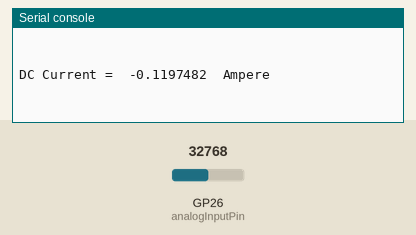
Bench run of a program on a simulated Raspberry Pi Pico running MicroPython. Parts: the last lines printed to the serial console. The inputs (shaded band) are chosen by the test bench; at power-on: GP26 (analogInputPin) = 32768 (analog values on the 0–65535 scale).

Above: at 1.2 s.
1.3 s: GP26 (analogInputPin) set to 45874
At 1.91 s:
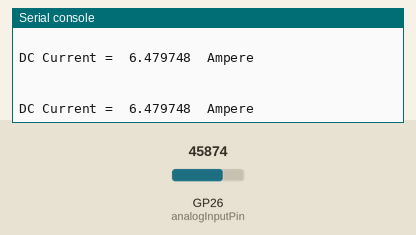
2.8 s: GP26 (analogInputPin) set to 57670
At 2.82 s:
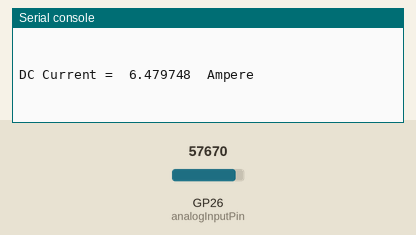
Timing chart, 0 to 5.8 s (numbered marks = the images above; inputs shaded):
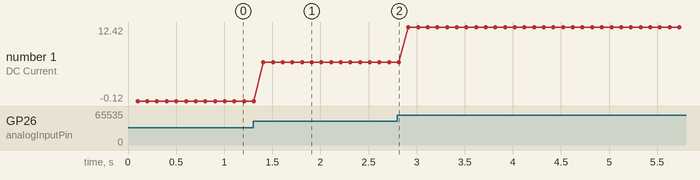

Measured:
- after the input at 1.3 s, the serial console: prints a new line after 0.11 s (image 1)
- plotted number 1: -0.12 → 6.48 after the input at 1.3 s, 6.48 → 12.42 after the input at 2.8 s

The program:

acs-712_precisa_testar_.py
```python
# importing the required libraries
import machine
import time


# Sensor scale factor for DC current measurement
# MILLIVOLT_PER_AMPERE = 66   # mV per Amp for 30 Amp sensor
MILLIVOLT_PER_AMPERE = 100   # mV per Amp for 20 Amp sensor
# MILLIVOLT_PER_AMPERE = 185   # mV per Amp for 5 Amp sensor


# sensor output voltage when no current is flowing

AREF = 3.3 # volt
DEFAULT_OUTPUT_VOLTAGE = 3.3/2  # sensor vcc = 5 V, but a voltage divider is used to get 1.65 V from 2.5 V for the sensor out pin
ERROR = 0.12 # ampere
# declaration of pin objects
analogInputPin = machine.ADC(26) # only one positional argument
                          # which is pin id


# main logic of the program
while True:
   # read raw analog signal value
    analogValue = machine.ADC.read_u16(analogInputPin)

    # calculate sensor output voltage from raw Analog value
    sensor_voltage = (analogValue / 65535) * AREF # unit : Volt

    # convert to milli volts
    sensor_voltage = (sensor_voltage - DEFAULT_OUTPUT_VOLTAGE ) * 1000 # unit : milli volt

    # calculate current from sensor voltage (in millivolt)
    # from datasheet, for 30 amp sensor ,
    # 1 Ampere = 66 milli volt

    dc_current = (sensor_voltage/ MILLIVOLT_PER_AMPERE) - ERROR # unit : Ampere

    time.sleep_ms(100)# sleep is just for demonstration , vary it as per need

    print("DC Current = ",dc_current, " Ampere")

    print("\n")

    dc_current = 0
```
